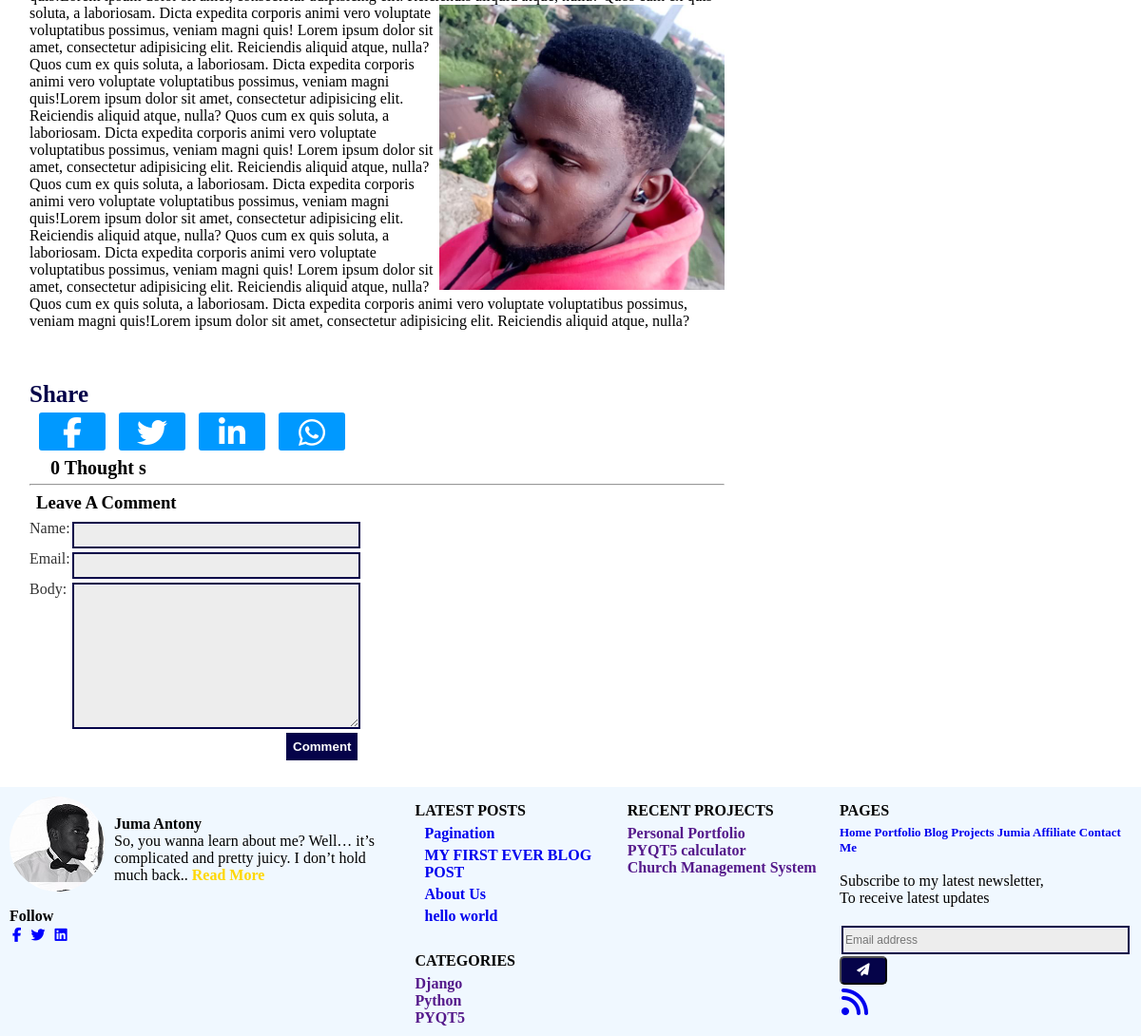
Before: /2020/7/23/pagination/ (lower part) with the older database file.
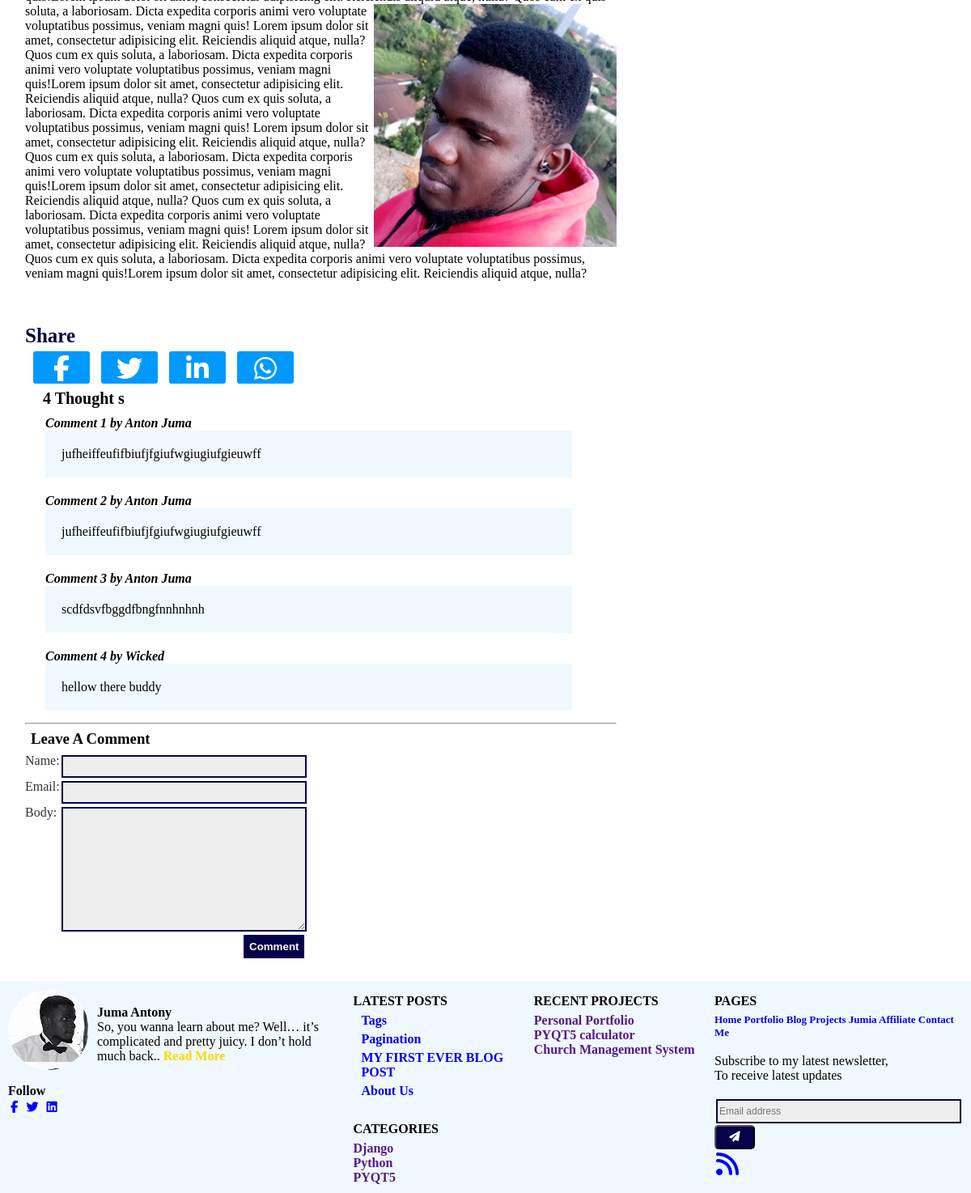
After: the same page with the newer database file.
### MySite/models.py (models this page shows, shortened)
class Post(models.Model):
    STATUS_CHOICES = (
        ('draft', 'Draft'),
        ('published', 'Published')
    )
    title = models.CharField(max_length=100)
    slug = models.SlugField(max_length=50, unique_for_date='publish')
    featured_image = models.ImageField(upload_to='featuredImage/')
    author = models.ForeignKey(User, on_delete=models.CASCADE, related_name='blog_posts')
    body = RichTextUploadingField()
    created = models.DateTimeField(auto_now_add=True)
    publish = models.DateTimeField(default=timezone.now)
    updated = models.DateTimeField(auto_now_add=True)
    status = models.CharField(max_length=10, choices=STATUS_CHOICES, default='draft')
    objects = models.Manager()  # default manager
    published = PublishedManager()  # custom manager
    class Meta:
        ordering = ('-publish',)
    def get_absolute_url(self):
        return reverse('MySite:PostDetail', args=[self.publish.year,
                                                  self.publish.month,
                                                  self.publish.day,
                                                  self.slug])

class Comment(models.Model):
    post = models.ForeignKey(Post, on_delete = models.CASCADE, related_name = 'comments')
    name = models.CharField(max_length = 80)
    email = models.EmailField()
    body = models.TextField()
    created = models.DateTimeField(auto_now_add = True)
    updated  = models.DateTimeField(auto_now_add = True)
    active = models.BooleanField(default = False)
    class Meta:
        ordering = ('created',)

### MySite/views.py (the view)
def PostDetail(request, year, month, day, post):
    post = get_object_or_404(Post, slug=post,
                             status='published',
                             publish__year=year,
                             publish__month=month,
                             publish__day=day,)
    comments = post.comments.filter(active=True)
    new_comment = None
    if request.method == 'POST':
        comment_form = CommentForm(data=request.POST)
        if comment_form.is_valid():
            new_comment = comment_form.save(commit=False)
            new_comment.post = post
            new_comment.save()
    else:
        comment_form = CommentForm
    return render(request,
                  'PostDetail.html',
                  {'post': post,
                  'comments': comments,
                  'new_comment': new_comment,
                  'comment_form': comment_form})

### MySite/models.py (called while the page is built)
    def get_queryset(self):
        return super(PublishedManager, self).get_queryset() \
            .filter(status='published')

### MySite/templatetags/mysite_tags.py (called while the page is built)
@register.inclusion_tag('latest_posts.html')
def show_latest_posts(count=5):
    latest_posts = Post.published.order_by('-publish')[:count]
    return{'latest_posts': latest_posts}

### MySite/templates/PostDetail.html (shortened to what this page needs)
{% extends 'base.html' %}
{% load static %}
{% block content %}
<link rel="stylesheet" type="text/css" href="{% static 'css/post-detail.css' %}">
<div id="main">
    <body>
        <div class="main-cont">
            <div class="post-cont">
				<p class="detailed"> {{ post.body|safe |linebreaks}} </p>
					<br><br><br>
                	<span class="share">
                		<h3>Share</h3>
		              <a href=""><i class="fa fa-facebook fa-2x" id="share-btns"></i></a>
		              <a href=""><i class="fa fa-twitter fa-2x" id="share-btns"></i></a>
		              <a href=""><i class="fa fa-linkedin fa-2x" id="share-btns"></i></a>
		              <a href=""><i class="fa fa-whatsapp fa-2x" id="share-btns"></i></a>
            		</span>
					{% with comments.count as total_comments %}
						<p class="comments-count"> {{ total_comments }}  Thought {{ total_comments|pluralize}}</p>
					{% endwith %}
					{% for comment in comments %}
						<div class="comment-info">
							<p class="comment-author">
								Comment {{ forloop.counter }} by {{ comment.name}}
							</p>
							<p class="comment-body">
								{{ comment.body }}
							</p>
						</div>
					{% endfor %}
					<hr>
					{% if new_comment %}
						<h3>Your comment has been deliververd and waiting for an approval </h3>
					{% else %}
						<h3 class="leave-comment">Leave a comment</h3>
						<div class="comment-form">
							<form method="post">
								{{ comment_form.as_p }}
								<button type="submit" class="comment-btn">Comment</button>
							</form>
						</div>
					{% endif %}
            </div>
            <div class="side-cont">
            </div>
        </div>
	</body>
    {% include "footer.html" %}
</div>
{% endblock %}

### MySite/templates/latest_posts.html
{% load static %}
<link rel="stylesheet" type="text/css" href="{% static 'css/post-list.css' %}">
<ul>
    {% for post in latest_posts %}
        <p class="sub-cat"><a href="{{ post.get_absolute_url }}">{{post.title}}</a></p>
    {% endfor %}
</ul>

Changed rows visible on the page:
no longer on this page (row unchanged): Post: title "hello world"
added Comment: name "Anton Juma", body "jufheiffeufifbiufjfgiufwgiugiufgieuwff"
added Comment: name "Anton Juma", body "jufheiffeufifbiufjfgiufwgiugiufgieuwff"
added Comment: name "Anton Juma", body "scdfdsvfbggdfbngfnnhnhnh"
added Comment: name "Wicked", body "hellow there buddy"
added Post: title "Tags"
Other visible differences:
{{ total_comments }}: "0" → "4"
